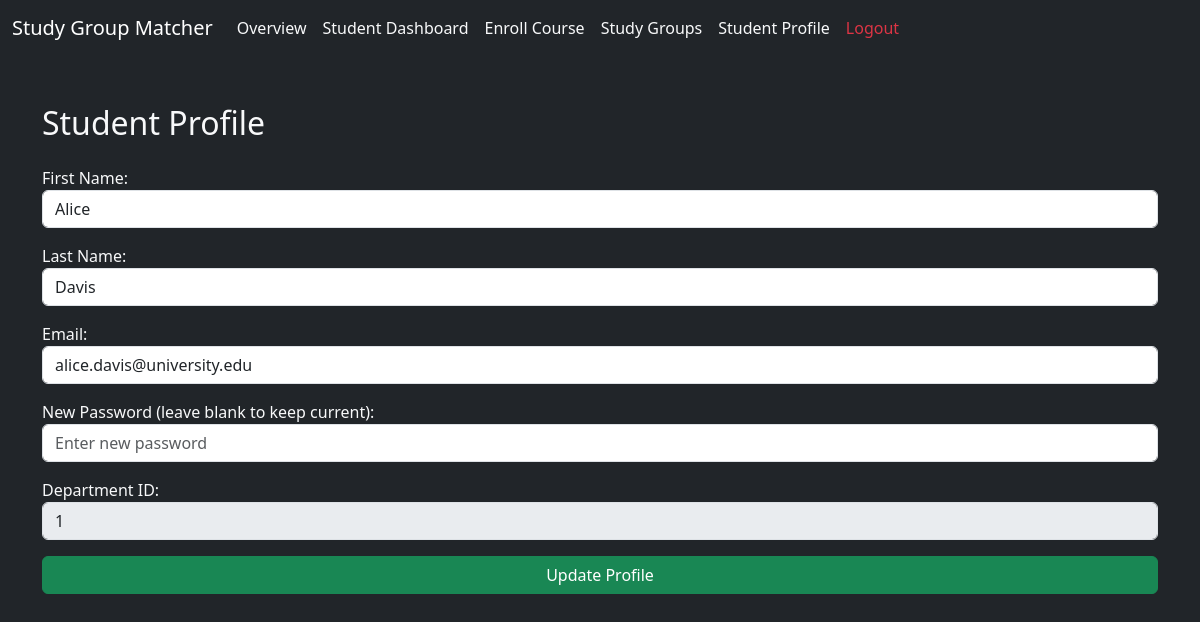
The app's page /student_profile.php (signed in) with its own data.
### tables this page shows
CREATE TABLE IF NOT EXISTS STUDENT (
    StudentId INT AUTO_INCREMENT PRIMARY KEY UNIQUE,
    FirstName VARCHAR(50) NOT NULL,
    LastName VARCHAR(50) NOT NULL,
    Email VARCHAR(100) NOT NULL UNIQUE,
    Password VARCHAR(255) NOT NULL,
    DepartmentId INT,
    FOREIGN KEY (DepartmentId) REFERENCES DEPARTMENT(DepartmentId) ON DELETE SET NULL
);

### student_profile.php (the view, shortened to what this page needs)
<?php
include 'navbar.php';
require_once "db.php";
$studentId = $_SESSION["StudentId"];
$stmt = $conn->prepare("SELECT FirstName, LastName, Email, DepartmentId FROM STUDENT WHERE StudentId = ?");
$stmt->bind_param("i", $studentId);
$stmt->execute();
$result = $stmt->get_result();
$student = $result->fetch_assoc();
?>
<!DOCTYPE html>
<html lang="en">
<head>
    <link href="https://cdn.jsdelivr.net/npm/bootstrap@5.3.0/dist/css/bootstrap.min.css" rel="stylesheet">
</head>
<body class="bg-dark text-light">
    <div class="container mt-5">
        <h2>Student Profile</h2>
        <form method="post" class="mt-4">
            <div class="mb-3">
                <label>First Name:</label>
                <input type="text" name="first_name" class="form-control" value="<?= htmlspecialchars($student['FirstName']) ?>" required>
            </div>
            <div class="mb-3">
                <label>Last Name:</label>
                <input type="text" name="last_name" class="form-control" value="<?= htmlspecialchars($student['LastName']) ?>" required>
            </div>
            <div class="mb-3">
                <label>Email:</label>
                <input type="email" name="email" class="form-control" value="<?= htmlspecialchars($student['Email']) ?>" required>
            </div>
            <div class="mb-3">
                <label>New Password (leave blank to keep current):</label>
                <input type="password" name="password" class="form-control" placeholder="Enter new password">
            </div>
            <div class="mb-3">
                <label>Department ID:</label>
                <input type="text" class="form-control" value="<?= htmlspecialchars($student['DepartmentId']) ?>" disabled>
            </div>
            <button type="submit" class="btn btn-success w-100">Update Profile</button>
        </form>
    </div>
</body>
</html>

### records on screen
student: first_name "Alice", last_name "Davis", email "alice.davis@university.edu", DepartmentId "1"
